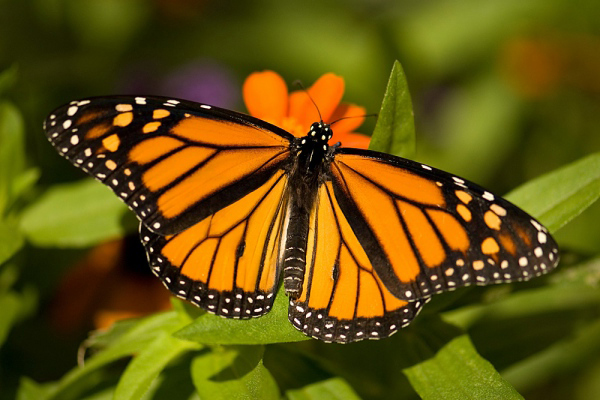
#> input picture butterfly.jpg, 600 x 400 px
$ python draw.py
#> lines starting #> are read from the running program, lines starting #| are printed output that depends on the picture
from PIL import Image

im = Image.open("butterfly.jpg")
#> im is the input picture: PIL image 600x400 RGB; mean R, G, B 100.6, 83.2, 13
im.show()
im_data = im.getdata()
#print(list(im_data))

new_im = []


for (a,b,c) in im_data:
	new_im.append((a//2, 0 , c))
#> this loop made 240000 passes
#> (a, b, c) on passes 1 to 3: (50, 54, 4), (49, 53, 3), (49, 53, 3)
#> after the loop, new_im = 240000 items

im.putdata(new_im)
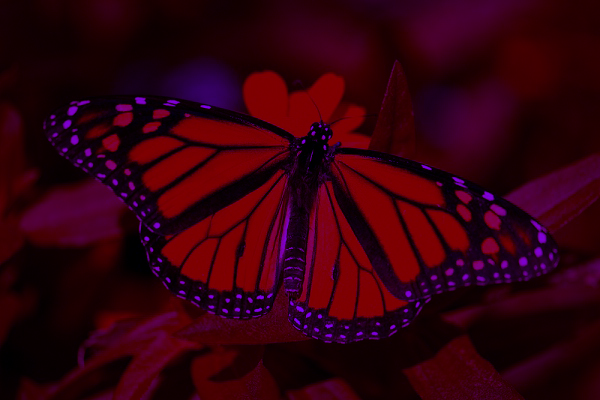
#> im: PIL image 600x400 RGB; mean R, G, B 50, 0, 13
im.show()
